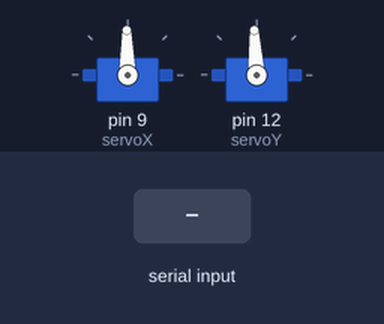
Simulated run of this sketch. Board: Arduino Uno, built with avr-gcc and run on an emulated ATmega328P. Parts: 2 × servo. Inputs (shaded band) come from the test bench.

Above: at 1.2 s.
1.3 s: "X90\n" received over Serial
At 2.5 s:
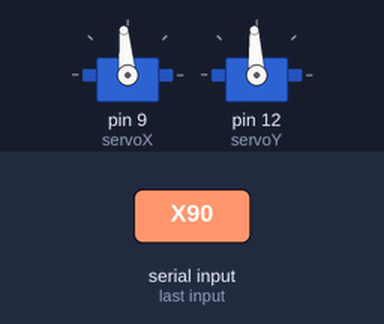
2.8 s: "X" received over Serial
At 4.6 s:
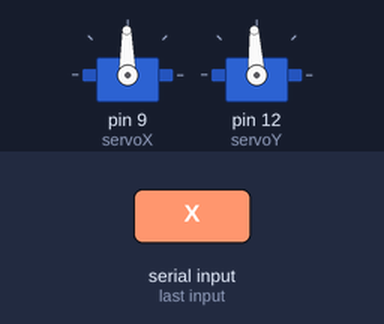
Timing chart, 0 to 6.1 s (numbered marks = the images above; inputs shaded):
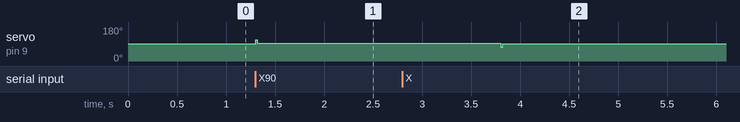

The sketch:

Controle_PD_Oficial.ino
```cpp
// Bibliotecas utilizadas
#include <Servo.h>
#include <TimerThree.h>

// Constantes do Controlador PD sem filtro derivativo
volatile double KpX = 0.4;
volatile double KpY = 0.4;
volatile double Td = 0.1;

// Declaração da constante de tempo de amostragem
volatile double ts = 0.02;

// Declaração das variáveis do sinal de controle
volatile double uX;
volatile double uY;

// Declaração das variáveis de erro
volatile double erroX;
volatile double erroX_ant = 0;

volatile double erroY;
volatile double erroY_ant = 0;


// Inicialização dos servos
volatile double servoXSpeed = 1485; // ServoX fica parado (Teoricamente 1500 = parado, porém depende da regulagem do rest point.)
volatile double servoYSpeed = 1500; // ServoY fica parado

Servo servoX; // Servo Horizontal
Servo servoY; // Servo Horizontal

// Inicialização do algoritmo
void setup() {
  Serial.begin(115200);                   // Habilita comunicação Serial

  servoX.attach(9);                       // Pino para o PWM do servo horizontal
  servoY.attach(12);                      // Pino para o PWM do servo vertical
  servoX.writeMicroseconds(servoXSpeed);  // Ordena o servoX ficar parado
  servoY.writeMicroseconds(servoYSpeed);  // Ordena o servoY ficar parado

  Timer3.initialize(ts*1000000);          // Tempo de amostragem da interrupção
  Timer3.attachInterrupt(controlePD);     // Nomeia a interrupção de tempo

}

// Recebimento dos valores de erro
void loop() {

      if(Serial.available() > 0)
  {
    if(Serial.read() == 'X')
    {
      erroX = Serial.parseInt();
      if(Serial.read() == 'Y')
      {
        erroY = Serial.parseInt();
      }
    }
  }
}

// Interrupção de tempo / Algoritmo de controle
void controlePD(){

  // Escalonamento de ganhos
  if(erroX > 100 || erroX < -100) KpX = 0.67;
  else if (erroX > 150 || erroX < -150) KpX = 1;
  else KpX = 0.4;

  if(erroY > 100 || erroY < -100) KpY = 0.67;
  else if (erroY > 150 || erroY < -150) KpY = 1;
  else KpY = 0.4;

  // Cálculo dos sinais de controle
  uX  = 1/ts*((KpX*Td + KpX*ts)*erroX - KpX*Td*erroX_ant);
  uY  = 1/ts*((KpY*Td + KpY*ts)*erroY - KpY*Td*erroY_ant);

  // Saturação do sinal de controle
//    if (uX > 100) {
//      uX = 100;
//    }
//
//    if (uX < -100) {
//      uX = -100;
//    }
//
//    if (uY > 100) {
//      uY = 100;
//    }
//    if (uY < -100) {
//      uY = -100;
//    }

  // Envio do sinal PWM
  servoXSpeed = 1485 + uX;
  servoYSpeed = 1500 - uY;

  servoX.writeMicroseconds(servoXSpeed);
  servoY.writeMicroseconds(servoYSpeed);

  // Atualização das variáveis utilizadas para o controle
  erroX_ant = erroX;
  erroY_ant = erroY;

  }
```

Measured:
- after the input at 1.3 s, servo on pin 9 (servoX): 91° → 95° at once
- after the input at 2.8 s, servo on pin 9 (servoX): 95° → 91° after 1.0 s
